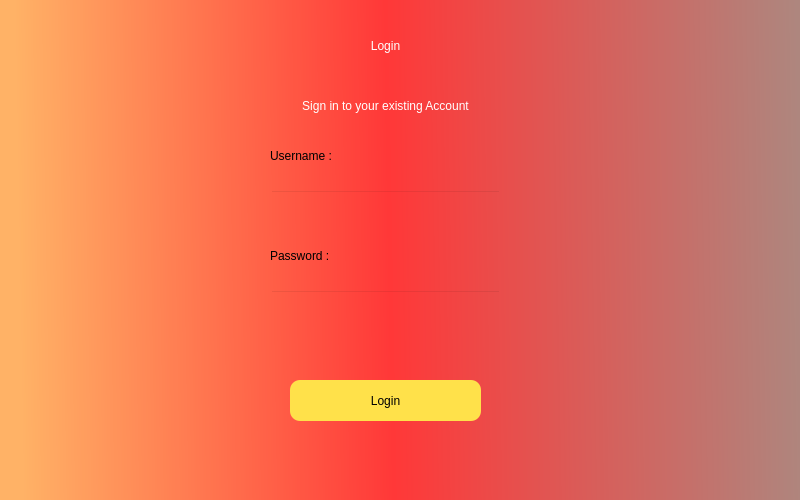
<?xml version="1.0" encoding="UTF-8"?>
<ui version="4.0">
 <class>Dialog</class>
 <widget class="QDialog" name="Dialog">
  <property name="geometry">
   <rect>
    <x>0</x>
    <y>0</y>
    <width>800</width>
    <height>500</height>
   </rect>
  </property>
  <property name="windowTitle">
   <string>Dialog</string>
  </property>
  <widget class="QWidget" name="widget" native="true">
   <property name="geometry">
    <rect>
     <x>0</x>
     <y>0</y>
     <width>801</width>
     <height>511</height>
    </rect>
   </property>
   <property name="styleSheet">
    <string notr="true">QWidget#widget{
background-color:qlineargradient(spread:pad, x1:0.0170455, y1:0.011, x2:1, y2:0, stop:0 rgba(255, 178, 102, 255), stop:0.471591 rgba(255, 56, 56, 255), stop:1 rgba(173, 135, 127, 255))
}</string>
   </property>
   <widget class="QLabel" name="label">
    <property name="geometry">
     <rect>
      <x>240</x>
      <y>0</y>
      <width>291</width>
      <height>91</height>
     </rect>
    </property>
    <property name="styleSheet">
     <string notr="true">font: 36pt &quot;MS Shell Dlg 2&quot;;color:rgb(255, 255, 255)</string>
    </property>
    <property name="text">
     <string>Login</string>
    </property>
    <property name="textFormat">
     <enum>Qt::AutoText</enum>
    </property>
    <property name="alignment">
     <set>Qt::AlignCenter</set>
    </property>
    <property name="wordWrap">
     <bool>false</bool>
    </property>
   </widget>
   <widget class="QLabel" name="label_2">
    <property name="geometry">
     <rect>
      <x>170</x>
      <y>40</y>
      <width>431</width>
      <height>131</height>
     </rect>
    </property>
    <property name="styleSheet">
     <string notr="true">font: 13pt &quot;MS Shell Dlg 2&quot;;color:rgb(255, 255, 255)</string>
    </property>
    <property name="text">
     <string>Sign in to your existing Account</string>
    </property>
    <property name="textFormat">
     <enum>Qt::AutoText</enum>
    </property>
    <property name="alignment">
     <set>Qt::AlignCenter</set>
    </property>
    <property name="wordWrap">
     <bool>false</bool>
    </property>
   </widget>
   <widget class="QPushButton" name="b_login">
    <property name="geometry">
     <rect>
      <x>290</x>
      <y>380</y>
      <width>191</width>
      <height>41</height>
     </rect>
    </property>
    <property name="styleSheet">
     <string notr="true">border-radius:10px;
background-color:rgb(255, 225, 74);
font: 14pt &quot;MS Shell Dlg 2&quot;;</string>
    </property>
    <property name="text">
     <string>Login</string>
    </property>
   </widget>
   <widget class="QLineEdit" name="emailfield">
    <property name="geometry">
     <rect>
      <x>270</x>
      <y>190</y>
      <width>231</width>
      <height>31</height>
     </rect>
    </property>
    <property name="styleSheet">
     <string notr="true">background-color:rgba(0,0,0,0);
font: 12pt &quot;MS Shell Dlg 2&quot;;</string>
    </property>
   </widget>
   <widget class="QLabel" name="label_3">
    <property name="geometry">
     <rect>
      <x>270</x>
      <y>130</y>
      <width>141</width>
      <height>51</height>
     </rect>
    </property>
    <property name="styleSheet">
     <string notr="true">font: 10pt &quot;MS Shell Dlg 2&quot;;</string>
    </property>
    <property name="text">
     <string>Username :</string>
    </property>
   </widget>
   <widget class="QLineEdit" name="passwordfield">
    <property name="geometry">
     <rect>
      <x>270</x>
      <y>290</y>
      <width>231</width>
      <height>31</height>
     </rect>
    </property>
    <property name="styleSheet">
     <string notr="true">background-color:rgba(0,0,0,0);
font: 12pt &quot;MS Shell Dlg 2&quot;;</string>
    </property>
   </widget>
   <widget class="QLabel" name="label_4">
    <property name="geometry">
     <rect>
      <x>270</x>
      <y>240</y>
      <width>111</width>
      <height>31</height>
     </rect>
    </property>
    <property name="styleSheet">
     <string notr="true">font: 10pt &quot;MS Shell Dlg 2&quot;;</string>
    </property>
    <property name="text">
     <string>Password :</string>
    </property>
   </widget>
   <widget class="QLabel" name="error">
    <property name="geometry">
     <rect>
      <x>270</x>
      <y>334</y>
      <width>261</width>
      <height>41</height>
     </rect>
    </property>
    <property name="styleSheet">
     <string notr="true">font: 8pt &quot;MS Shell Dlg 2&quot;;
color:rgb(255, 85, 0);</string>
    </property>
    <property name="text">
     <string/>
    </property>
   </widget>
  </widget>
 </widget>
 <resources/>
 <connections/>
</ui>
